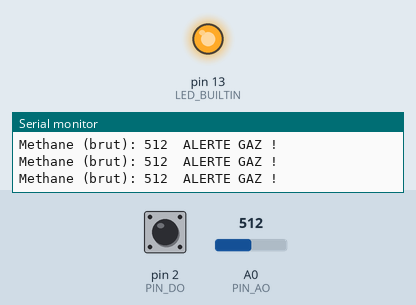
Recording of a sketch running on a simulated Arduino Uno, built with avr-gcc and run on an emulated ATmega328P. On the bench: output pins drawn as LEDs (lit = HIGH), the last lines printed to the serial monitor. Inputs (shaded band) come from the test bench; at power-on: A0 (PIN_AO) = 512, pin 2 (PIN_DO) HIGH.

Above: at 1.3 s.
1.4 s: A0 (PIN_AO) set to 419
2.9 s: A0 (PIN_AO) set to 384
At 4.2 s:
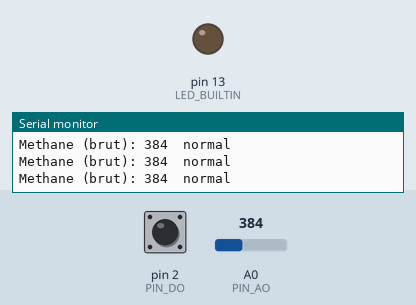
4.5 s: A0 (PIN_AO) set to 410
At 5.4 s:
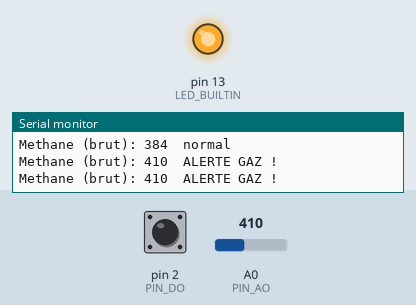
6.0 s: A0 (PIN_AO) set to 390
At 6.6 s:
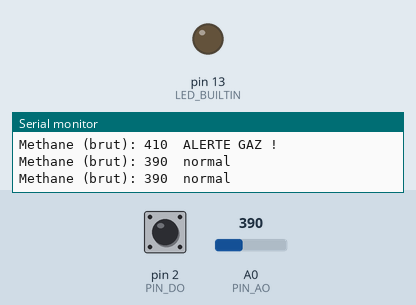
Timing chart, 0 to 8.5 s (numbered marks = the images above; inputs shaded):
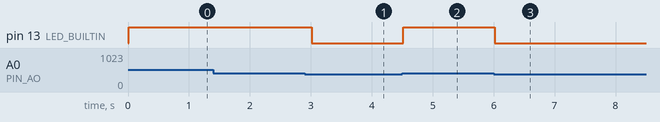

The sketch:

70_MQ4_Methane.ino
```cpp
/*
 * =====================================================================
 *  Arduino Lab Nexus v6.1.0 STABLE  -  MQ-4 méthane
 * =====================================================================
 *  Explication : Détecte la présence de méthane (gaz naturel) avec le capteur MQ-4.
 *  Carte       : Arduino UNO / Nano (ATmega328P) - compatible Mega
 *  Moniteur    : 9600 bauds
 *
 *  Câblage :
 *   Arduino 5V     -> MQ-4 VCC
 *   Arduino GND    -> MQ-4 GND
 *   Arduino A0     -> MQ-4 AO
 *   Arduino D2     -> MQ-4 DO
 *
 *  Bibliothèques requises (arduino-cli lib install "...") : aucune
 * =====================================================================
 */
// @libs:

const uint8_t PIN_AO = A0;
const uint8_t PIN_DO = 2;
const int SEUIL = 400;   // seuil d'alerte à ajuster

void setup() {
  pinMode(PIN_DO, INPUT);
  pinMode(LED_BUILTIN, OUTPUT);
  Serial.begin(9600);
  Serial.println(F("[70] MQ-4 : prechauffage 1 a 2 minutes..."));
}

void loop() {
  int valeur = analogRead(PIN_AO);        // niveau analogique
  bool seuilModule = digitalRead(PIN_DO) == LOW;   // seuil réglé par le potentiomètre

  Serial.print(F("Methane (brut): "));
  Serial.print(valeur);

  if (valeur > SEUIL || seuilModule) {
    Serial.println(F("  ALERTE GAZ !"));
    digitalWrite(LED_BUILTIN, HIGH);
  } else {
    Serial.println(F("  normal"));
    digitalWrite(LED_BUILTIN, LOW);
  }
  delay(500);
}
```

Measured:
- the behaviour switches between 401 and 400 on A0 (PIN_AO) (found by bisection; images 0 and 1)
- after the input at 2.9 s, pin 13 (LED_BUILTIN): HIGH → LOW after 0.12 s
- after the input at 4.5 s, pin 13 (LED_BUILTIN): LOW → HIGH at once
- after the input at 6.0 s, pin 13 (LED_BUILTIN): HIGH → LOW at once
